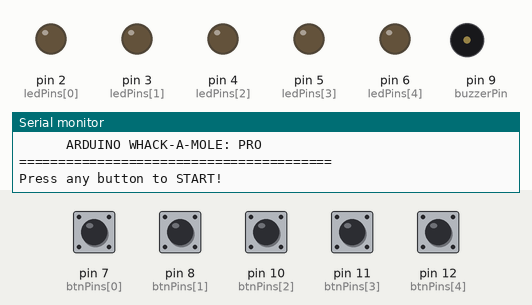
This sketch was run on a simulated Arduino Uno, built with avr-gcc and run on an emulated ATmega328P. On the bench: output pins drawn as LEDs (lit = HIGH), buzzer (waves = sounding), the last lines printed to the serial monitor. Inputs (shaded band) come from the test bench; at power-on: pin 7 (btnPins[0]), pin 8 (btnPins[1]), pin 10 (btnPins[2]), pin 11 (btnPins[3]), pin 12 (btnPins[4]) HIGH. Random numbers use the default seed unless the sketch sets one.

Above: at 1.2 s.
1.3 s: pin 7 (btnPins[0]) pulled LOW for 0.15 s
At 2.5 s:
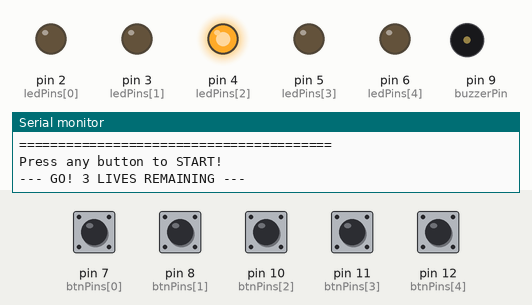
4.4 s: pin 11 (btnPins[3]) pulled LOW for 0.15 s
At 5.5 s:
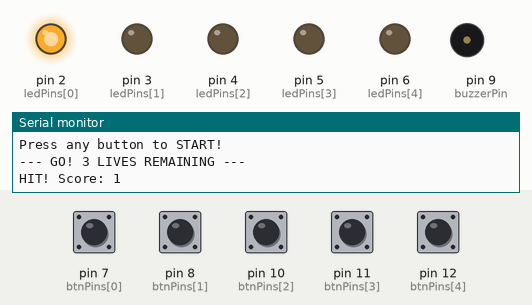
7.4 s: pin 8 (btnPins[1]) pulled LOW for 1 s
At 9.4 s:
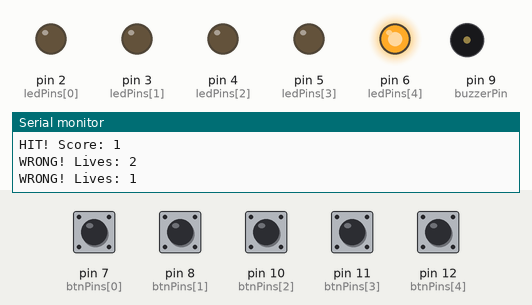
10.4 s: pin 10 (btnPins[2]) pulled LOW for 0.15 s
At 11.1 s:
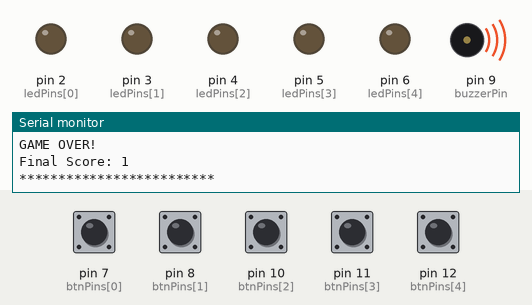
12.7 s: pin 12 (btnPins[4]) pulled LOW for 1 s
At 13.25 s:
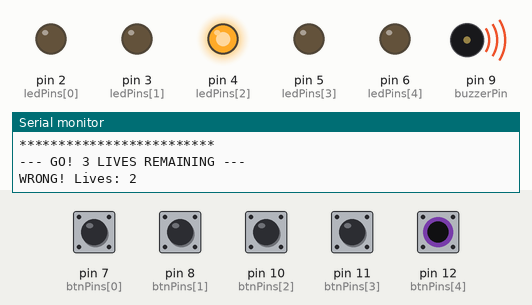
15.7 s: pin 12 (btnPins[4]) pulled LOW for 0.15 s
At 19.2 s:
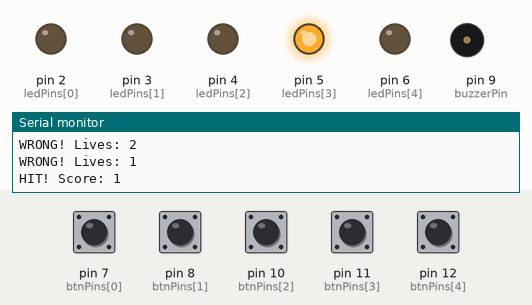
Timing chart, 0 to 31.6 s (numbered marks = the images above; inputs shaded):
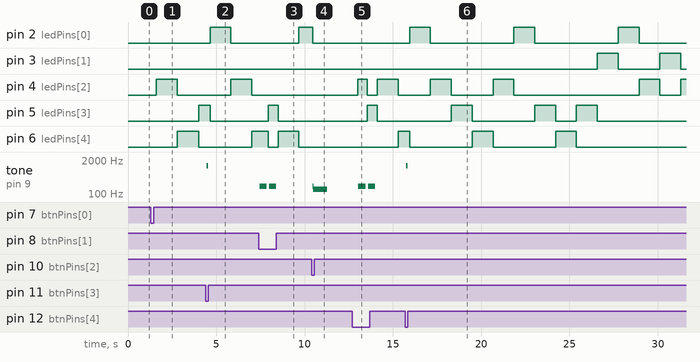

The sketch:

ESP32-Whack_A_Mole.ino
```cpp
// --- PIN CONFIGURATION ---
const int numMoles = 5;
const int ledPins[] = {2, 3, 4, 5, 6};    // 5 LEDs
const int btnPins[] = {7, 8, 10, 11, 12}; // 5 Buttons
const int buzzerPin = 9;                  // Piezo Buzzer

// --- GAME SETTINGS ---
int lives = 3;
int score = 0;
int currentMole = -1;
unsigned long moleStartTime = 0;
int moleTimeout = 1200; // 1.2 seconds to hit
bool gameActive = false;

void setup() {
  Serial.begin(9600);
  pinMode(buzzerPin, OUTPUT);

  for (int i = 0; i < numMoles; i++) {
    pinMode(ledPins[i], OUTPUT);
    pinMode(btnPins[i], INPUT_PULLUP);
    digitalWrite(ledPins[i], LOW);
  }

  Serial.println("========================================");
  Serial.println("      ARDUINO WHACK-A-MOLE: PRO");
  Serial.println("========================================");
  Serial.println("Press any button to START!");
}

void startNewGame() {
  score = 0;
  lives = 3;
  moleTimeout = 1200;
  gameActive = true;
  Serial.println("\n--- GO! 3 LIVES REMAINING ---");
  spawnMole();
}

void spawnMole() {
  // Turn off all LEDs
  for (int i = 0; i < numMoles; i++) digitalWrite(ledPins[i], LOW);

  // Pick a new random mole
  int nextMole = random(0, numMoles);
  while (nextMole == currentMole) nextMole = random(0, numMoles);
  currentMole = nextMole;

  digitalWrite(ledPins[currentMole], HIGH);
  moleStartTime = millis();
}

void loop() {
  if (!gameActive) {
    // Wait for any button to start
    for (int i = 0; i < numMoles; i++) {
      if (digitalRead(btnPins[i]) == LOW) {
        delay(300);
        startNewGame();
      }
    }
  } else {
    handleGame();
  }
}

void handleGame() {
  // 1. Timeout Logic (Mole moves, NO life lost)
  if (millis() - moleStartTime > moleTimeout) {
    spawnMole();
    return;
  }

  // 2. Button Check
  for (int i = 0; i < numMoles; i++) {
    if (digitalRead(btnPins[i]) == LOW) {
      delay(50); // Debounce Shield

      if (i == currentMole) {
        // SUCCESS HIT
        score++;
        Serial.print("HIT! Score: "); Serial.println(score);
        tone(buzzerPin, 1200, 100);

        // Slightly increase speed
        if (moleTimeout > 400) moleTimeout -= 20;

        delay(200); // Prevent double-triggering
        spawnMole();
      }
      else {
        // WRONG BUTTON (Lose a life)
        lives--;
        Serial.print("WRONG! Lives: "); Serial.println(lives);
        tone(buzzerPin, 200, 400); // Low error tone

        if (lives <= 0) {
          endGame();
        } else {
          delay(500);
          spawnMole();
        }
      }
      return;
    }
  }
}

void endGame() {
  gameActive = false;
  for (int i = 0; i < numMoles; i++) digitalWrite(ledPins[i], LOW);

  Serial.println("\n*************************");
  Serial.println("GAME OVER!");
  Serial.print("Final Score: "); Serial.println(score);
  Serial.println("*************************");

  // Game over sound
  tone(buzzerPin, 150, 800);
  delay(1000);
}
```

Measured:
- after the input at 1.3 s, pin 4 (ledPins[2]): LOW → HIGH after 0.30 s, → LOW 1.2 s later; pin 5 (ledPins[3]): LOW → HIGH after 2.7 s; pin 6 (ledPins[4]): LOW → HIGH after 1.5 s, → LOW 1.2 s later
- after the input at 4.4 s, pin 6 (ledPins[4]): LOW → HIGH after 2.6 s; tone on pin 9 (buzzerPin): silent → 1200 Hz after 0.05 s, → silent 0.10 s later
- after the input at 7.4 s, pin 2 (ledPins[0]): LOW → HIGH after 2.3 s; tone on pin 9 (buzzerPin): alternates 200 Hz for 0.40 s and silent for 0.15 s, 4 changes in all, then stays silent, starting after 0.05 s
- after the input at 10.4 s, tone on pin 9 (buzzerPin): silent → 200 Hz after 0.05 s, → 150 Hz 0.04 s later, → silent 0.80 s later
- after the input at 12.7 s, pin 4 (ledPins[2]): LOW → HIGH after 0.30 s, → LOW 0.55 s later, → HIGH 0.55 s later, → LOW 1.2 s later; pin 5 (ledPins[3]): LOW → HIGH after 0.85 s, → LOW 0.55 s later
- after the input at 15.7 s, tone on pin 9 (buzzerPin): silent → 1200 Hz after 0.05 s, → silent 0.10 s later
